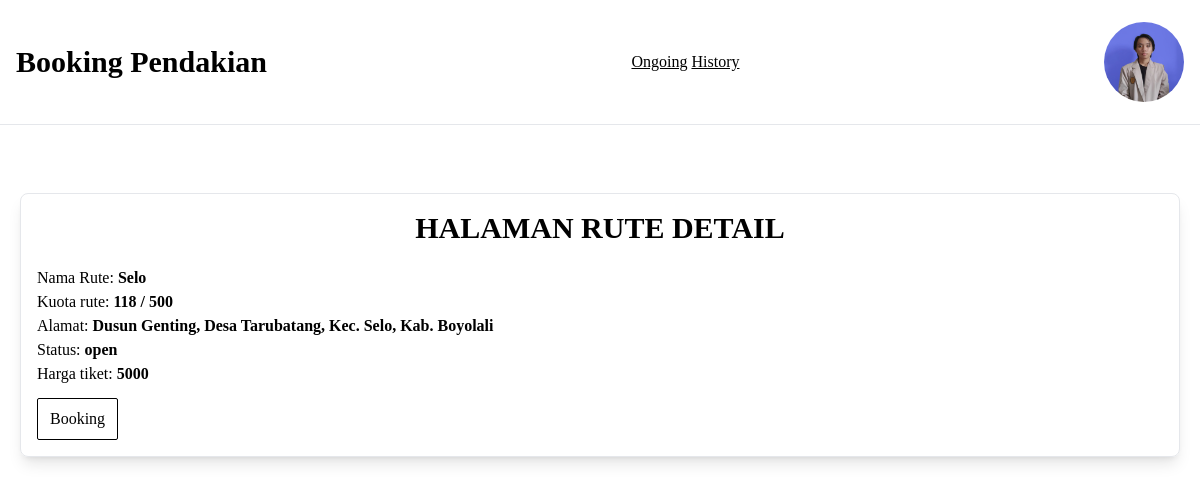
Before: /routedetail.php?route=1 (signed in) with the older database file.
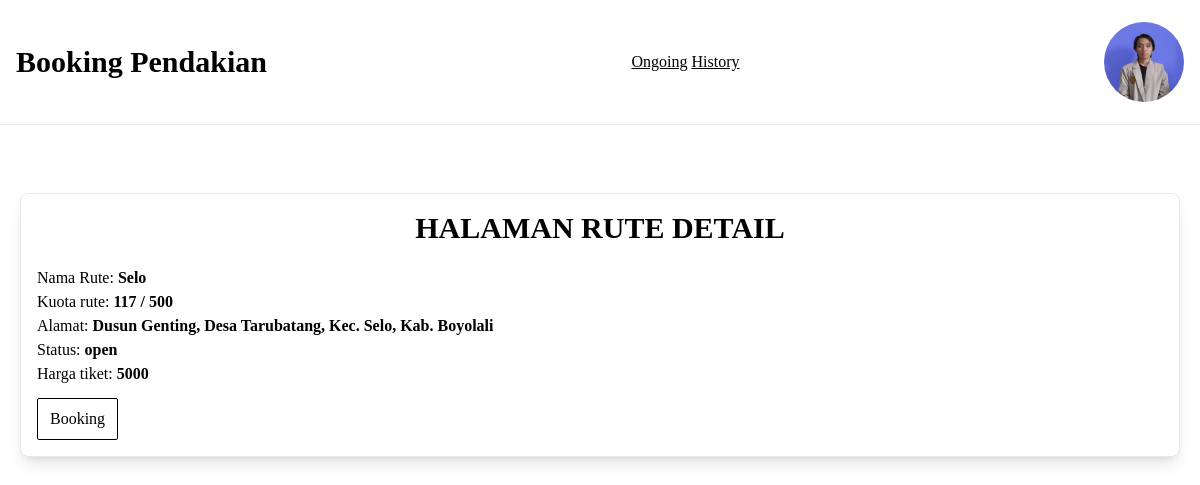
After: the same page with the newer database file.
### tables this page shows
CREATE TABLE `route` (
  `route_id` int(11) NOT NULL,
  `mountain_id` int(11) DEFAULT NULL,
  `route_name` varchar(50) DEFAULT NULL,
  `route_quota` int(11) NOT NULL,
  `route_recent` int(11) NOT NULL,
  `route_distance` int(11) NOT NULL,
  `route_address` text DEFAULT NULL,
  `route_status` enum('open','close') DEFAULT NULL,
  `route_price` int(11) DEFAULT NULL,
  `route_img` varchar(255) DEFAULT NULL
);

### src/routedetail.php (the view, shortened to what this page needs)
<?php
include './connection.php';
$route_id = $_GET['route'];
$queryRute = $conn->query("SELECT * FROM `route` WHERE route_id = $route_id");
$dataRute = $queryRute->fetch_assoc();
?>
<!DOCTYPE html>
<html lang="en">
<head>
    <link rel="stylesheet" href="../dist/output.css">
</head>
<body>
    <?php include './components/navbar.php'; ?>
    <div class="max-w-screen-xl p-5 mx-auto min-h-screen flex flex-col justify-between">
        <div class="rounded-lg border relative shadow-lg p-4">
            <form method="POST">
                <h1 class="text-3xl font-bold text-center mb-5">HALAMAN RUTE DETAIL</h1>
                <h3>Nama Rute: <span class="font-bold"><?php echo $dataRute['route_name'] ?></span></h3>
                <h3>Kuota rute: <span class="font-bold"><?php echo $dataRute['route_recent'] ?> / <?php echo $dataRute['route_quota'] ?></span></h3>
                <h3>Alamat: <span class="font-bold"><?php echo $dataRute['route_address'] ?></span></h3>
                <h3>Status: <span class="font-bold"><?php echo $dataRute['route_status'] ?></span></h3>
                <h3 class="mb-3">Harga tiket: <span class="font-bold"><?php echo $dataRute['route_price'] ?></span></h3>
                <button class="border-black rounded-sm border px-3 py-2 hover:bg-black hover:text-white" name="submit">Booking</button>
            </form>
        </div>
    </div>
</body>
</html>

Changed rows visible on the page:
changed route "Selo": route_recent "118" → "117"
